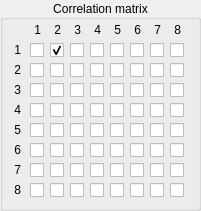
     <widget class="QGroupBox" name="g2_matrix">
      <property name="geometry">
       <rect>
        <x>10</x>
        <y>0</y>
        <width>201</width>
        <height>211</height>
       </rect>
      </property>
      <property name="title">
       <string>Correlation matrix</string>
      </property>
      <property name="alignment">
       <set>Qt::AlignCenter</set>
      </property>
      <widget class="QCheckBox" name="g2_1and1">
       <property name="geometry">
        <rect>
         <x>30</x>
         <y>40</y>
         <width>21</width>
         <height>20</height>
        </rect>
       </property>
       <property name="text">
        <string/>
       </property>
      </widget>
      <widget class="QCheckBox" name="g2_1and2">
       <property name="geometry">
        <rect>
         <x>50</x>
         <y>40</y>
         <width>21</width>
         <height>20</height>
        </rect>
       </property>
       <property name="text">
        <string/>
       </property>
       <property name="checked">
        <bool>true</bool>
       </property>
      </widget>
      <widget class="QCheckBox" name="g2_1and3">
       <property name="geometry">
        <rect>
         <x>70</x>
         <y>40</y>
         <width>21</width>
         <height>20</height>
        </rect>
       </property>
       <property name="text">
        <string/>
       </property>
       <property name="checked">
        <bool>false</bool>
       </property>
      </widget>
      <widget class="QCheckBox" name="g2_1and4">
       <property name="geometry">
        <rect>
         <x>90</x>
         <y>40</y>
         <width>21</width>
         <height>20</height>
        </rect>
       </property>
       <property name="text">
        <string/>
       </property>
      </widget>
      <widget class="QCheckBox" name="g2_2and1">
       <property name="geometry">
        <rect>
         <x>30</x>
         <y>60</y>
         <width>21</width>
         <height>20</height>
        </rect>
       </property>
       <property name="text">
        <string/>
       </property>
      </widget>
      <widget class="QCheckBox" name="g2_2and3">
       <property name="geometry">
        <rect>
         <x>70</x>
         <y>60</y>
         <width>21</width>
         <height>20</height>
        </rect>
       </property>
       <property name="text">
        <string/>
       </property>
      </widget>
      <widget class="QCheckBox" name="g2_2and4">
       <property name="geometry">
        <rect>
         <x>90</x>
         <y>60</y>
         <width>21</width>
         <height>20</height>
        </rect>
       </property>
       <property name="text">
        <string/>
       </property>
      </widget>
      <widget class="QCheckBox" name="g2_2and2">
       <property name="geometry">
        <rect>
         <x>50</x>
         <y>60</y>
         <width>21</width>
         <height>20</height>
        </rect>
       </property>
       <property name="text">
        <string/>
       </property>
      </widget>
      <widget class="QCheckBox" name="g2_3and1">
       <property name="geometry">
        <rect>
         <x>30</x>
         <y>80</y>
         <width>21</width>
         <height>20</height>
        </rect>
       </property>
       <property name="text">
        <string/>
       </property>
      </widget>
      <widget class="QCheckBox" name="g2_3and3">
       <property name="geometry">
        <rect>
         <x>70</x>
         <y>80</y>
         <width>21</width>
         <height>20</height>
        </rect>
       </property>
       <property name="text">
        <string/>
       </property>
      </widget>
      <widget class="QCheckBox" name="g2_3and4">
       <property name="geometry">
        <rect>
         <x>90</x>
         <y>80</y>
         <width>21</width>
         <height>20</height>
        </rect>
       </property>
       <property name="text">
        <string/>
       </property>
       <property name="checked">
        <bool>false</bool>
       </property>
      </widget>
      <widget class="QCheckBox" name="g2_3and2">
       <property name="geometry">
        <rect>
         <x>50</x>
         <y>80</y>
         <width>21</width>
         <height>20</height>
        </rect>
       </property>
       <property name="text">
        <string/>
       </property>
      </widget>
      <widget class="QCheckBox" name="g2_4and1">
       <property name="geometry">
        <rect>
         <x>30</x>
         <y>100</y>
         <width>21</width>
         <height>20</height>
        </rect>
       </property>
       <property name="text">
        <string/>
       </property>
      </widget>
      <widget class="QCheckBox" name="g2_4and3">
       <property name="geometry">
        <rect>
         <x>70</x>
         <y>100</y>
         <width>21</width>
         <height>20</height>
        </rect>
       </property>
       <property name="text">
        <string/>
       </property>
      </widget>
      <widget class="QCheckBox" name="g2_4and4">
       <property name="geometry">
        <rect>
         <x>90</x>
         <y>100</y>
         <width>21</width>
         <height>20</height>
        </rect>
       </property>
       <property name="text">
        <string/>
       </property>
      </widget>
      <widget class="QCheckBox" name="g2_4and2">
       <property name="geometry">
        <rect>
         <x>50</x>
         <y>100</y>
         <width>21</width>
         <height>20</height>
        </rect>
       </property>
       <property name="text">
        <string/>
       </property>
      </widget>
      <widget class="QCheckBox" name="g2_2and5">
       <property name="geometry">
        <rect>
         <x>110</x>
         <y>60</y>
         <width>21</width>
         <height>20</height>
        </rect>
       </property>
       <property name="text">
        <string/>
       </property>
      </widget>
      <widget class="QCheckBox" name="g2_3and5">
       <property name="geometry">
        <rect>
         <x>110</x>
         <y>80</y>
         <width>21</width>
         <height>20</height>
        </rect>
       </property>
       <property name="text">
        <string/>
       </property>
      </widget>
      <widget class="QCheckBox" name="g2_4and5">
       <property name="geometry">
        <rect>
         <x>110</x>
         <y>100</y>
         <width>21</width>
         <height>20</height>
        </rect>
       </property>
       <property name="text">
        <string/>
       </property>
      </widget>
      <widget class="QCheckBox" name="g2_1and5">
       <property name="geometry">
        <rect>
         <x>110</x>
         <y>40</y>
         <width>21</width>
         <height>20</height>
        </rect>
       </property>
       <property name="text">
        <string/>
       </property>
      </widget>
      <widget class="QLabel" name="label_24">
       <property name="geometry">
        <rect>
         <x>0</x>
         <y>40</y>
         <width>21</width>
         <height>20</height>
        </rect>
       </property>
       <property name="accessibleDescription">
        <string>0</string>
       </property>
       <property name="text">
        <string>1</string>
       </property>
       <property name="alignment">
        <set>Qt::AlignRight|Qt::AlignTrailing|Qt::AlignVCenter</set>
       </property>
      </widget>
      <widget class="QLabel" name="label_25">
       <property name="geometry">
        <rect>
         <x>0</x>
         <y>60</y>
         <width>21</width>
         <height>20</height>
        </rect>
       </property>
       <property name="accessibleDescription">
        <string>0</string>
       </property>
       <property name="text">
        <string>2</string>
       </property>
       <property name="alignment">
        <set>Qt::AlignRight|Qt::AlignTrailing|Qt::AlignVCenter</set>
       </property>
      </widget>
      <widget class="QLabel" name="label_26">
       <property name="geometry">
        <rect>
         <x>0</x>
         <y>80</y>
         <width>21</width>
         <height>20</height>
        </rect>
       </property>
       <property name="accessibleDescription">
        <string>0</string>
       </property>
       <property name="text">
        <string>3</string>
       </property>
       <property name="alignment">
        <set>Qt::AlignRight|Qt::AlignTrailing|Qt::AlignVCenter</set>
       </property>
      </widget>
      <widget class="QLabel" name="label_27">
       <property name="geometry">
        <rect>
         <x>0</x>
         <y>100</y>
         <width>21</width>
         <height>20</height>
        </rect>
       </property>
       <property name="accessibleDescription">
        <string>0</string>
       </property>
       <property name="text">
        <string>4</string>
       </property>
       <property name="alignment">
        <set>Qt::AlignRight|Qt::AlignTrailing|Qt::AlignVCenter</set>
       </property>
      </widget>
      <widget class="QLabel" name="label_28">
       <property name="geometry">
        <rect>
         <x>20</x>
         <y>20</y>
         <width>21</width>
         <height>20</height>
        </rect>
       </property>
       <property name="accessibleDescription">
        <string>0</string>
       </property>
       <property name="text">
        <string>1</string>
       </property>
       <property name="alignment">
        <set>Qt::AlignRight|Qt::AlignTrailing|Qt::AlignVCenter</set>
       </property>
      </widget>
      <widget class="QLabel" name="label_29">
       <property name="geometry">
        <rect>
         <x>40</x>
         <y>20</y>
         <width>21</width>
         <height>20</height>
        </rect>
       </property>
       <property name="accessibleDescription">
        <string>0</string>
       </property>
       <property name="text">
        <string>2</string>
       </property>
       <property name="alignment">
        <set>Qt::AlignRight|Qt::AlignTrailing|Qt::AlignVCenter</set>
       </property>
      </widget>
      <widget class="QLabel" name="label_30">
       <property name="geometry">
        <rect>
         <x>60</x>
         <y>20</y>
         <width>21</width>
         <height>20</height>
        </rect>
       </property>
       <property name="accessibleDescription">
        <string>0</string>
       </property>
       <property name="text">
        <string>3</string>
       </property>
       <property name="alignment">
        <set>Qt::AlignRight|Qt::AlignTrailing|Qt::AlignVCenter</set>
       </property>
      </widget>
      <widget class="QLabel" name="label_31">
       <property name="geometry">
        <rect>
         <x>80</x>
         <y>20</y>
         <width>21</width>
         <height>20</height>
        </rect>
       </property>
       <property name="accessibleDescription">
        <string>0</string>
       </property>
       <property name="text">
        <string>4</string>
       </property>
       <property name="alignment">
        <set>Qt::AlignRight|Qt::AlignTrailing|Qt::AlignVCenter</set>
       </property>
      </widget>
      <widget class="QLabel" name="label_40">
       <property name="geometry">
        <rect>
         <x>100</x>
         <y>20</y>
         <width>21</width>
         <height>20</height>
        </rect>
       </property>
       <property name="accessibleDescription">
        <string>0</string>
       </property>
       <property name="text">
        <string>5</string>
       </property>
       <property name="alignment">
        <set>Qt::AlignRight|Qt::AlignTrailing|Qt::AlignVCenter</set>
       </property>
      </widget>
      <widget class="QCheckBox" name="g2_1and6">
       <property name="geometry">
        <rect>
         <x>130</x>
         <y>40</y>
         <width>21</width>
         <height>20</height>
        </rect>
       </property>
       <property name="text">
        <string/>
       </property>
      </widget>
      <widget class="QCheckBox" name="g2_1and7">
       <property name="geometry">
        <rect>
         <x>150</x>
         <y>40</y>
         <width>21</width>
         <height>20</height>
        </rect>
       </property>
       <property name="text">
        <string/>
       </property>
      </widget>
      <widget class="QCheckBox" name="g2_1and8">
       <property name="geometry">
        <rect>
         <x>170</x>
         <y>40</y>
         <width>21</width>
         <height>20</height>
        </rect>
       </property>
       <property name="text">
        <string/>
       </property>
      </widget>
      <widget class="QLabel" name="label_41">
       <property name="geometry">
        <rect>
         <x>120</x>
         <y>20</y>
         <width>21</width>
         <height>20</height>
        </rect>
       </property>
       <property name="accessibleDescription">
        <string>0</string>
       </property>
       <property name="text">
        <string>6</string>
       </property>
       <property name="alignment">
        <set>Qt::AlignRight|Qt::AlignTrailing|Qt::AlignVCenter</set>
       </property>
      </widget>
      <widget class="QLabel" name="label_42">
       <property name="geometry">
        <rect>
         <x>140</x>
         <y>20</y>
         <width>21</width>
         <height>20</height>
        </rect>
       </property>
       <property name="accessibleDescription">
        <string>0</string>
       </property>
       <property name="text">
        <string>7</string>
       </property>
       <property name="alignment">
        <set>Qt::AlignRight|Qt::AlignTrailing|Qt::AlignVCenter</set>
       </property>
      </widget>
      <widget class="QLabel" name="label_43">
       <property name="geometry">
        <rect>
         <x>160</x>
         <y>20</y>
         <width>21</width>
         <height>20</height>
        </rect>
       </property>
       <property name="accessibleDescription">
        <string>0</string>
       </property>
       <property name="text">
        <string>8</string>
       </property>
       <property name="alignment">
        <set>Qt::AlignRight|Qt::AlignTrailing|Qt::AlignVCenter</set>
       </property>
      </widget>
      <widget class="QCheckBox" name="g2_2and6">
       <property name="geometry">
        <rect>
         <x>130</x>
         <y>60</y>
         <width>21</width>
         <height>20</height>
        </rect>
       </property>
       <property name="text">
        <string/>
       </property>
      </widget>
      <widget class="QCheckBox" name="g2_2and7">
       <property name="geometry">
        <rect>
         <x>150</x>
         <y>60</y>
         <width>21</width>
         <height>20</height>
        </rect>
       </property>
       <property name="text">
        <string/>
       </property>
      </widget>
      <widget class="QCheckBox" name="g2_2and8">
       <property name="geometry">
        <rect>
         <x>170</x>
         <y>60</y>
         <width>21</width>
         <height>20</height>
        </rect>
       </property>
       <property name="text">
        <string/>
       </property>
      </widget>
      <widget class="QCheckBox" name="g2_3and6">
       <property name="geometry">
        <rect>
         <x>130</x>
         <y>80</y>
         <width>21</width>
         <height>20</height>
        </rect>
       </property>
       <property name="text">
        <string/>
       </property>
      </widget>
      <widget class="QCheckBox" name="g2_3and8">
       <property name="geometry">
        <rect>
         <x>170</x>
         <y>80</y>
         <width>21</width>
         <height>20</height>
        </rect>
       </property>
       <property name="text">
        <string/>
       </property>
      </widget>
      <widget class="QCheckBox" name="g2_3and7">
       <property name="geometry">
        <rect>
         <x>150</x>
         <y>80</y>
         <width>21</width>
         <height>20</height>
        </rect>
       </property>
       <property name="text">
        <string/>
       </property>
      </widget>
      <widget class="QCheckBox" name="g2_4and6">
       <property name="geometry">
        <rect>
         <x>130</x>
         <y>100</y>
         <width>21</width>
         <height>20</height>
        </rect>
       </property>
       <property name="text">
        <string/>
       </property>
      </widget>
      <widget class="QCheckBox" name="g2_4and8">
       <property name="geometry">
        <rect>
         <x>170</x>
         <y>100</y>
         <width>21</width>
         <height>20</height>
        </rect>
       </property>
       <property name="text">
        <string/>
       </property>
      </widget>
      <widget class="QCheckBox" name="g2_4and7">
       <property name="geometry">
        <rect>
         <x>150</x>
         <y>100</y>
         <width>21</width>
         <height>20</height>
        </rect>
       </property>
       <property name="text">
        <string/>
       </property>
      </widget>
      <widget class="QCheckBox" name="g2_5and8">
       <property name="geometry">
        <rect>
         <x>170</x>
         <y>120</y>
         <width>21</width>
         <height>20</height>
        </rect>
       </property>
       <property name="text">
        <string/>
       </property>
      </widget>
      <widget class="QCheckBox" name="g2_5and1">
       <property name="geometry">
        <rect>
         <x>30</x>
         <y>120</y>
         <width>21</width>
         <height>20</height>
        </rect>
       </property>
       <property name="text">
        <string/>
       </property>
      </widget>
      <widget class="QCheckBox" name="g2_5and7">
       <property name="geometry">
        <rect>
         <x>150</x>
         <y>120</y>
         <width>21</width>
         <height>20</height>
        </rect>
       </property>
       <property name="text">
        <string/>
       </property>
      </widget>
      <widget class="QCheckBox" name="g2_5and3">
       <property name="geometry">
        <rect>
         <x>70</x>
         <y>120</y>
         <width>21</width>
         <height>20</height>
        </rect>
       </property>
       <property name="text">
        <string/>
       </property>
      </widget>
      <widget class="QLabel" name="label_56">
       <property name="geometry">
        <rect>
         <x>0</x>
         <y>120</y>
         <width>21</width>
         <height>20</height>
        </rect>
       </property>
       <property name="accessibleDescription">
        <string>0</string>
       </property>
       <property name="text">
        <string>5</string>
       </property>
       <property name="alignment">
        <set>Qt::AlignRight|Qt::AlignTrailing|Qt::AlignVCenter</set>
       </property>
      </widget>
      <widget class="QCheckBox" name="g2_5and5">
       <property name="geometry">
        <rect>
         <x>110</x>
         <y>120</y>
         <width>21</width>
         <height>20</height>
        </rect>
       </property>
       <property name="text">
        <string/>
       </property>
      </widget>
      <widget class="QCheckBox" name="g2_5and4">
       <property name="geometry">
        <rect>
         <x>90</x>
         <y>120</y>
         <width>21</width>
         <height>20</height>
        </rect>
       </property>
       <property name="text">
        <string/>
       </property>
      </widget>
      <widget class="QCheckBox" name="g2_5and2">
       <property name="geometry">
        <rect>
         <x>50</x>
         <y>120</y>
         <width>21</width>
         <height>20</height>
        </rect>
       </property>
       <property name="text">
        <string/>
       </property>
      </widget>
      <widget class="QCheckBox" name="g2_5and6">
       <property name="geometry">
        <rect>
         <x>130</x>
         <y>120</y>
         <width>21</width>
         <height>20</height>
        </rect>
       </property>
       <property name="text">
        <string/>
       </property>
      </widget>
      <widget class="QCheckBox" name="g2_6and8">
       <property name="geometry">
        <rect>
         <x>170</x>
         <y>140</y>
         <width>21</width>
         <height>20</height>
        </rect>
       </property>
       <property name="text">
        <string/>
       </property>
      </widget>
      <widget class="QCheckBox" name="g2_6and1">
       <property name="geometry">
        <rect>
         <x>30</x>
         <y>140</y>
         <width>21</width>
         <height>20</height>
        </rect>
       </property>
       <property name="text">
        <string/>
       </property>
      </widget>
      <widget class="QCheckBox" name="g2_6and7">
       <property name="geometry">
        <rect>
         <x>150</x>
         <y>140</y>
         <width>21</width>
         <height>20</height>
        </rect>
       </property>
       <property name="text">
        <string/>
       </property>
      </widget>
      <widget class="QCheckBox" name="g2_6and3">
       <property name="geometry">
        <rect>
         <x>70</x>
         <y>140</y>
         <width>21</width>
         <height>20</height>
        </rect>
       </property>
       <property name="text">
        <string/>
       </property>
      </widget>
      <widget class="QLabel" name="label_57">
       <property name="geometry">
        <rect>
         <x>0</x>
         <y>140</y>
         <width>21</width>
         <height>20</height>
        </rect>
       </property>
       <property name="accessibleDescription">
        <string>0</string>
       </property>
       <property name="text">
        <string>6</string>
       </property>
       <property name="alignment">
        <set>Qt::AlignRight|Qt::AlignTrailing|Qt::AlignVCenter</set>
       </property>
      </widget>
      <widget class="QCheckBox" name="g2_6and5">
       <property name="geometry">
        <rect>
         <x>110</x>
         <y>140</y>
         <width>21</width>
         <height>20</height>
        </rect>
       </property>
       <property name="text">
        <string/>
       </property>
      </widget>
      <widget class="QCheckBox" name="g2_6and4">
       <property name="geometry">
        <rect>
         <x>90</x>
         <y>140</y>
         <width>21</width>
         <height>20</height>
        </rect>
       </property>
       <property name="text">
        <string/>
       </property>
      </widget>
      <widget class="QCheckBox" name="g2_6and2">
       <property name="geometry">
        <rect>
         <x>50</x>
         <y>140</y>
         <width>21</width>
         <height>20</height>
        </rect>
       </property>
       <property name="text">
        <string/>
       </property>
      </widget>
      <widget class="QCheckBox" name="g2_6and6">
       <property name="geometry">
        <rect>
         <x>130</x>
         <y>140</y>
         <width>21</width>
         <height>20</height>
        </rect>
       </property>
       <property name="text">
        <string/>
       </property>
      </widget>
      <widget class="QCheckBox" name="g2_7and8">
       <property name="geometry">
        <rect>
         <x>170</x>
         <y>160</y>
         <width>21</width>
         <height>20</height>
        </rect>
       </property>
       <property name="text">
        <string/>
       </property>
      </widget>
      <widget class="QCheckBox" name="g2_7and1">
       <property name="geometry">
        <rect>
         <x>30</x>
         <y>160</y>
         <width>21</width>
         <height>20</height>
        </rect>
       </property>
       <property name="text">
        <string/>
       </property>
      </widget>
      <widget class="QCheckBox" name="g2_7and7">
       <property name="geometry">
        <rect>
         <x>150</x>
         <y>160</y>
         <width>21</width>
         <height>20</height>
        </rect>
       </property>
       <property name="text">
        <string/>
       </property>
      </widget>
      <widget class="QCheckBox" name="g2_7and3">
       <property name="geometry">
        <rect>
         <x>70</x>
         <y>160</y>
         <width>21</width>
         <height>20</height>
        </rect>
       </property>
       <property name="text">
        <string/>
       </property>
      </widget>
      <widget class="QLabel" name="label_58">
       <property name="geometry">
        <rect>
         <x>0</x>
         <y>160</y>
         <width>21</width>
         <height>20</height>
        </rect>
       </property>
       <property name="accessibleDescription">
        <string>0</string>
       </property>
       <property name="text">
        <string>7</string>
       </property>
       <property name="alignment">
        <set>Qt::AlignRight|Qt::AlignTrailing|Qt::AlignVCenter</set>
       </property>
      </widget>
      <widget class="QCheckBox" name="g2_7and5">
       <property name="geometry">
        <rect>
         <x>110</x>
         <y>160</y>
         <width>21</width>
         <height>20</height>
        </rect>
       </property>
       <property name="text">
        <string/>
       </property>
      </widget>
      <widget class="QCheckBox" name="g2_7and4">
       <property name="geometry">
        <rect>
         <x>90</x>
         <y>160</y>
         <width>21</width>
         <height>20</height>
        </rect>
       </property>
       <property name="text">
        <string/>
       </property>
      </widget>
      <widget class="QCheckBox" name="g2_7and2">
       <property name="geometry">
        <rect>
         <x>50</x>
         <y>160</y>
         <width>21</width>
         <height>20</height>
        </rect>
       </property>
       <property name="text">
        <string/>
       </property>
      </widget>
      <widget class="QCheckBox" name="g2_7and6">
       <property name="geometry">
        <rect>
         <x>130</x>
         <y>160</y>
         <width>21</width>
         <height>20</height>
        </rect>
       </property>
       <property name="text">
        <string/>
       </property>
      </widget>
      <widget class="QCheckBox" name="g2_8and8">
       <property name="geometry">
        <rect>
         <x>170</x>
         <y>180</y>
         <width>21</width>
         <height>20</height>
        </rect>
       </property>
       <property name="text">
        <string/>
       </property>
      </widget>
      <widget class="QCheckBox" name="g2_8and1">
       <property name="geometry">
        <rect>
         <x>30</x>
         <y>180</y>
         <width>21</width>
         <height>20</height>
        </rect>
       </property>
       <property name="text">
        <string/>
       </property>
      </widget>
      <widget class="QCheckBox" name="g2_8and7">
       <property name="geometry">
        <rect>
         <x>150</x>
         <y>180</y>
         <width>21</width>
         <height>20</height>
        </rect>
       </property>
       <property name="text">
        <string/>
       </property>
      </widget>
      <widget class="QCheckBox" name="g2_8and3">
       <property name="geometry">
        <rect>
         <x>70</x>
         <y>180</y>
         <width>21</width>
         <height>20</height>
        </rect>
       </property>
       <property name="text">
        <string/>
       </property>
      </widget>
      <widget class="QLabel" name="label_59">
       <property name="geometry">
        <rect>
         <x>0</x>
         <y>180</y>
         <width>21</width>
         <height>20</height>
        </rect>
       </property>
       <property name="accessibleDescription">
        <string>0</string>
       </property>
       <property name="text">
        <string>8</string>
       </property>
       <property name="alignment">
        <set>Qt::AlignRight|Qt::AlignTrailing|Qt::AlignVCenter</set>
       </property>
      </widget>
      <widget class="QCheckBox" name="g2_8and5">
       <property name="geometry">
        <rect>
         <x>110</x>
         <y>180</y>
         <width>21</width>
         <height>20</height>
        </rect>
       </property>
       <property name="text">
        <string/>
       </property>
      </widget>
      <widget class="QCheckBox" name="g2_8and4">
       <property name="geometry">
        <rect>
         <x>90</x>
         <y>180</y>
         <width>21</width>
         <height>20</height>
        </rect>
       </property>
       <property name="text">
        <string/>
       </property>
      </widget>
      <widget class="QCheckBox" name="g2_8and2">
       <property name="geometry">
        <rect>
         <x>50</x>
         <y>180</y>
         <width>21</width>
         <height>20</height>
        </rect>
       </property>
       <property name="text">
        <string/>
       </property>
      </widget>
      <widget class="QCheckBox" name="g2_8and6">
       <property name="geometry">
        <rect>
         <x>130</x>
         <y>180</y>
         <width>21</width>
         <height>20</height>
        </rect>
       </property>
       <property name="text">
        <string/>
       </property>
      </widget>
     </widget>
